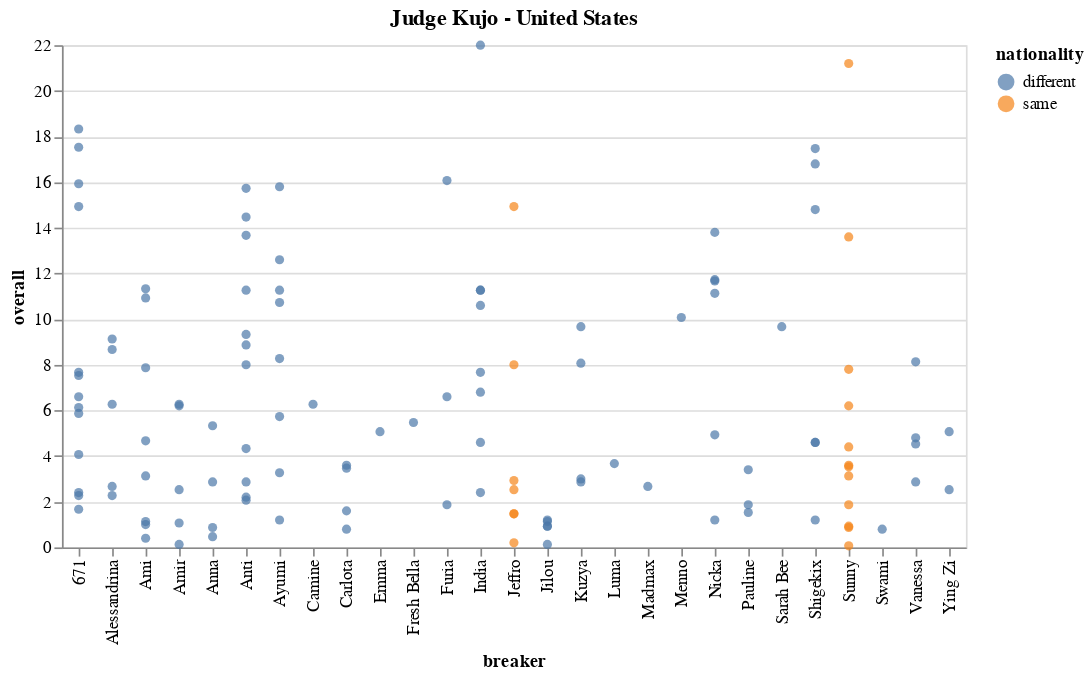

Notebook source saved alongside this figure:
### Markdown cell above
# Judges' Names


---

'Kujo', 'Lazylegz', 'Valentine', 'Spin', 'Octopus', 'Max', 'Aya',
       'Kim', 'Rush', 'Katsu One'

### Code cell
enter_judge_to_everything(new_df_cp)

### Figure 1 — Vega-Lite specification as saved in the notebook (floating-point values rounded to 4 significant figures)
{"config": {"view": {"continuousWidth": 400, "continuousHeight": 300}}, "data": {"name": "data-18a8d95114f15c54aa48e12cf6929502"}, "mark": "circle", "encoding": {"color": {"field": "nationality", "type": "nominal"}, "x": {"field": "breaker", "type": "nominal"}, "y": {"field": "overall", "type": "quantitative"}}, "title": {"text": "Judge Kujo - United States", "anchor": "middle"}, "$schema": "https://vega.github.io/schema/vega-lite/v4.17.0.json", "datasets": {"data-18a8d95114f15c54aa48e12cf6929502": [{"Event": "WDSF BfG World Series - Kitakyushu 2023 - Japan", "Category": "B-Girls Top 8 Knockout", "breaker": "671", "judge": "Kujo", "overall": 14.93, "nationality": "different"}, {"Event": "WDSF BfG World Series - Kitakyushu 2023 - Japan", "Category": "B-Girls Top 8 Knockout", "breaker": "671", "judge": "Kujo", "overall": 18.33, "nationality": "different"}, {"Event": "WDSF BfG World Series - Kitakyushu 2023 - Japan", "Category": "B-Girls Top 8 Knockout", "breaker": "671", "judge": "Kujo", "overall": 5.87, "nationality": "different"}, {"Event": "WDSF BfG World Series - Kitakyushu 2023 - Japan", "Category": "B-Girls Top 8 Knockout", "breaker": "Sunny", "judge": "Kujo", "overall": 4.4, "nationality": "same"}, {"Event": "WDSF BfG World Series - Kitakyushu 2023 - Japan", "Category": "B-Girls Top 8 Knockout", "breaker": "Anti", "judge": "Kujo", "overall": 4.33, "nationality": "different"}, {"Event": "WDSF BfG World Series - Kitakyushu 2023 - Japan", "Category": "B-Girls Top 8 Knockout", "breaker": "Anti", "judge": "Kujo", "overall": 2.2, "nationality": "different"}, {"Event": "WDSF BfG World Series - Kitakyushu 2023 - Japan", "Category": "B-Girls Top 8 Knockout", "breaker": "671", "judge": "Kujo", "overall": 4.07, "nationality": "different"}, {"Event": "WDSF BfG World Series - Kitakyushu 2023 - Japan", "Category": "B-Girls Top 8 Knockout", "breaker": "Anti", "judge": "Kujo", "overall": 14.47, "nationality": "different"}, {"Event": "WDSF BfG World Series - Kitakyushu 2023 - Japan", "Category": "B-Girls Top 8 Knockout", "breaker": "671", "judge": "Kujo", "overall": 2.27, "nationality": "different"}, {"Event": "WDSF BfG World Series - Kitakyushu 2023 - Japan", "Category": "B-Girls Top 8 Knockout", "breaker": "Sunny", "judge": "Kujo", "overall": 3.53, "nationality": "same"}, {"Event": "WDSF BfG World Series - Kitakyushu 2023 - Japan", "Category": "B-Girls Top 8 Knockout", "breaker": "Sunny", "judge": "Kujo", "overall": 0.93, "nationality": "same"}, {"Event": "WDSF BfG World Series - Kitakyushu 2023 - Japan", "Category": "B-Girls Top 8 Knockout", "breaker": "Ami", "judge": "Kujo", "overall": 3.13, "nationality": "different"}, {"Event": "WDSF BfG World Series - Kitakyushu 2023 - Japan", "Category": "B-Girls Top 8 Knockout", "breaker": "671", "judge": "Kujo", "overall": 2.4, "nationality": "different"}, {"Event": "WDSF BfG World Series - Kitakyushu 2023 - Japan", "Category": "B-Girls Top 8 Knockout", "breaker": "Ayumi", "judge": "Kujo", "overall": 5.73, "nationality": "different"}, {"Event": "WDSF BfG World Series - Kitakyushu 2023 - Japan", "Category": "B-Girls Top 8 Knockout", "breaker": "Anna", "judge": "Kujo", "overall": 2.87, "nationality": "different"}, {"Event": "WDSF BfG World Series - Kitakyushu 2023 - Japan", "Category": "B-Girls Top 8 Knockout", "breaker": "Anna", "judge": "Kujo", "overall": 0.47, "nationality": "different"}, {"Event": "WDSF BfG World Series - Kitakyushu 2023 - Japan", "Category": "B-Girls Top 8 Knockout", "breaker": "Anti", "judge": "Kujo", "overall": 2.87, "nationality": "different"}, {"Event": "WDSF BfG World Series - Kitakyushu 2023 - Japan", "Category": "B-Girls Top 8 Knockout", "breaker": "Sunny", "judge": "Kujo", "overall": 3.6, "nationality": "same"}, {"Event": "WDSF BfG World Series - Kitakyushu 2023 - Japan", "Category": "B-Girls Top 8 Knockout", "breaker": "Sunny", "judge": "Kujo", "overall": 7.8, "nationality": "same"}, {"Event": "WDSF BfG World Series - Kitakyushu 2023 - Japan", "Category": "B-Girls Top 8 Knockout", "breaker": "Sunny", "judge": "Kujo", "overall": 6.2, "nationality": "same"}, {"Event": "WDSF BfG World Series - Kitakyushu 2023 - Japan", "Category": "B-Girls Top 8 Knockout", "breaker": "Ami", "judge": "Kujo", "overall": 1.13, "nationality": "different"}, {"Event": "WDSF BfG World Series - Kitakyushu 2023 - Japan", "Category": "B-Girls Top 8 Knockout", "breaker": "Ami", "judge": "Kujo", "overall": 7.87, "nationality": "different"}, {"Event": "WDSF BfG World Series - Kitakyushu 2023 - Japan", "Category": "B-Girls Top 16 Round Robin Group D", "breaker": "Nicka", "judge": "Kujo", "overall": 11.73, "nationality": "different"}, {"Event": "WDSF BfG World Series - Kitakyushu 2023 - Japan", "Category": "B-Girls Top 16 Round Robin Group D", "breaker": "Nicka", "judge": "Kujo", "overall": 11.67, "nationality": "different"}, {"Event": "WDSF BfG World Series - Kitakyushu 2023 - Japan", "Category": "B-Girls Top 16 Round Robin Group D", "breaker": "671", "judge": "Kujo", "overall": 17.53, "nationality": "different"}, {"Event": "WDSF BfG World Series - Kitakyushu 2023 - Japan", "Category": "B-Girls Top 16 Round Robin Group D", "breaker": "671", "judge": "Kujo", "overall": 7.53, "nationality": "different"}, {"Event": "WDSF BfG World Series - Kitakyushu 2023 - Japan", "Category": "B-Girls Top 16 Round Robin Group D", "breaker": "Nicka", "judge": "Kujo", "overall": 4.93, "nationality": "different"}, {"Event": "WDSF BfG World Series - Kitakyushu 2023 - Japan", "Category": "B-Girls Top 16 Round Robin Group D", "breaker": "Nicka", "judge": "Kujo", "overall": 11.13, "nationality": "different"}, {"Event": "WDSF BfG World Series - Kitakyushu 2023 - Japan", "Category": "B-Girls Top 16 Round Robin Group D", "breaker": "Furia", "judge": "Kujo", "overall": 1.87, "nationality": "different"}, {"Event": "WDSF BfG World Series - Kitakyushu 2023 - Japan", "Category": "B-Girls Top 16 Round Robin Group D", "breaker": "671", "judge": "Kujo", "overall": 7.67, "nationality": "different"}, {"Event": "WDSF BfG World Series - Kitakyushu 2023 - Japan", "Category": "B-Girls Top 16 Round Robin Group D", "breaker": "Furia", "judge": "Kujo", "overall": 16.07, "nationality": "different"}, {"Event": "WDSF BfG World Series - Kitakyushu 2023 - Japan", "Category": "B-Girls Top 16 Round Robin Group D", "breaker": "Pauline", "judge": "Kujo", "overall": 1.53, "nationality": "different"}, {"Event": "WDSF BfG World Series - Kitakyushu 2023 - Japan", "Category": "B-Girls Top 16 Round Robin Group D", "breaker": "671", "judge": "Kujo", "overall": 6.13, "nationality": "different"}, {"Event": "WDSF BfG World Series - Kitakyushu 2023 - Japan", "Category": "B-Girls Top 16 Round Robin Group D", "breaker": "671", "judge": "Kujo", "overall": 15.93, "nationality": "different"}, {"Event": "WDSF BfG World Series - Kitakyushu 2023 - Japan", "Category": "B-Girls Top 16 Round Robin Group C", "breaker": "Carlota", "judge": "Kujo", "overall": 1.6, "nationality": "different"}, {"Event": "WDSF BfG World Series - Kitakyushu 2023 - Japan", "Category": "B-Girls Top 16 Round Robin Group C", "breaker": "Vanessa", "judge": "Kujo", "overall": 4.53, "nationality": "different"}, {"Event": "WDSF BfG World Series - Kitakyushu 2023 - Japan", "Category": "B-Girls Top 16 Round Robin Group C", "breaker": "India", "judge": "Kujo", "overall": 4.6, "nationality": "different"}, {"Event": "WDSF BfG World Series - Kitakyushu 2023 - Japan", "Category": "B-Girls Top 16 Round Robin Group C", "breaker": "India", "judge": "Kujo", "overall": 11.27, "nationality": "different"}, {"Event": "WDSF BfG World Series - Kitakyushu 2023 - Japan", "Category": "B-Girls Top 16 Round Robin Group C", "breaker": "Anna", "judge": "Kujo", "overall": 5.33, "nationality": "different"}, {"Event": "WDSF BfG World Series - Kitakyushu 2023 - Japan", "Category": "B-Girls Top 16 Round Robin Group C", "breaker": "Carlota", "judge": "Kujo", "overall": 3.6, "nationality": "different"}, {"Event": "WDSF BfG World Series - Kitakyushu 2023 - Japan", "Category": "B-Girls Top 16 Round Robin Group C", "breaker": "India", "judge": "Kujo", "overall": 11.27, "nationality": "different"}, {"Event": "WDSF BfG World Series - Kitakyushu 2023 - Japan", "Category": "B-Girls Top 16 Round Robin Group C", "breaker": "India", "judge": "Kujo", "overall": 2.4, "nationality": "different"}, {"Event": "WDSF BfG World Series - Kitakyushu 2023 - Japan", "Category": "B-Girls Top 16 Round Robin Group C", "breaker": "Vanessa", "judge": "Kujo", "overall": 4.8, "nationality": "different"}, {"Event": "WDSF BfG World Series - Kitakyushu 2023 - Japan", "Category": "B-Girls Top 16 Round Robin Group C", "breaker": "Vanessa", "judge": "Kujo", "overall": 2.87, "nationality": "different"}, {"Event": "WDSF BfG World Series - Kitakyushu 2023 - Japan", "Category": "B-Girls Top 16 Round Robin Group C", "breaker": "India", "judge": "Kujo", "overall": 7.67, "nationality": "different"}, {"Event": "WDSF BfG World Series - Kitakyushu 2023 - Japan", "Category": "B-Girls Top 16 Round Robin Group C", "breaker": "India", "judge": "Kujo", "overall": 10.6, "nationality": "different"}, {"Event": "WDSF BfG World Series - Kitakyushu 2023 - Japan", "Category": "B-Girls Top 16 Round Robin Group B", "breaker": "Alessandrina", "judge": "Kujo", "overall": 9.13, "nationality": "different"}, {"Event": "WDSF BfG World Series - Kitakyushu 2023 - Japan", "Category": "B-Girls Top 16 Round Robin Group B", "breaker": "Alessandrina", "judge": "Kujo", "overall": 2.67, "nationality": "different"}, {"Event": "WDSF BfG World Series - Kitakyushu 2023 - Japan", "Category": "B-Girls Top 16 Round Robin Group B", "breaker": "Sunny", "judge": "Kujo", "overall": 1.87, "nationality": "same"}, {"Event": "WDSF BfG World Series - Kitakyushu 2023 - Japan", "Category": "B-Girls Top 16 Round Robin Group B", "breaker": "Anti", "judge": "Kujo", "overall": 8.0, "nationality": "different"}, {"Event": "WDSF BfG World Series - Kitakyushu 2023 - Japan", "Category": "B-Girls Top 16 Round Robin Group B", "breaker": "Sunny", "judge": "Kujo", "overall": 0.87, "nationality": "same"}, {"Event": "WDSF BfG World Series - Kitakyushu 2023 - Japan", "Category": "B-Girls Top 16 Round Robin Group B", "breaker": "Alessandrina", "judge": "Kujo", "overall": 6.27, "nationality": "different"}, {"Event": "WDSF BfG World Series - Kitakyushu 2023 - Japan", "Category": "B-Girls Top 16 Round Robin Group B", "breaker": "Anti", "judge": "Kujo", "overall": 8.87, "nationality": "different"}, {"Event": "WDSF BfG World Series - Kitakyushu 2023 - Japan", "Category": "B-Girls Top 16 Round Robin Group B", "breaker": "Anti", "judge": "Kujo", "overall": 11.27, "nationality": "different"}, {"Event": "WDSF BfG World Series - Kitakyushu 2023 - Japan", "Category": "B-Girls Top 16 Round Robin Group B", "breaker": "Sunny", "judge": "Kujo", "overall": 13.6, "nationality": "same"}, {"Event": "WDSF BfG World Series - Kitakyushu 2023 - Japan", "Category": "B-Girls Top 16 Round Robin Group B", "breaker": "Sunny", "judge": "Kujo", "overall": 21.2, "nationality": "same"}, {"Event": "WDSF BfG World Series - Kitakyushu 2023 - Japan", "Category": "B-Girls Top 16 Round Robin Group B", "breaker": "Anti", "judge": "Kujo", "overall": 9.33, "nationality": "different"}, {"Event": "WDSF BfG World Series - Kitakyushu 2023 - Japan", "Category": "B-Girls Top 16 Round Robin Group B", "breaker": "Anti", "judge": "Kujo", "overall": 2.07, "nationality": "different"}, {"Event": "WDSF BfG World Series - Kitakyushu 2023 - Japan", "Category": "B-Girls Top 16 Round Robin Group A", "breaker": "Ayumi", "judge": "Kujo", "overall": 11.27, "nationality": "different"}, {"Event": "WDSF BfG World Series - Kitakyushu 2023 - Japan", "Category": "B-Girls Top 16 Round Robin Group A", "breaker": "Ayumi", "judge": "Kujo", "overall": 15.8, "nationality": "different"}, {"Event": "WDSF BfG World Series - Kitakyushu 2023 - Japan", "Category": "B-Girls Top 16 Round Robin Group A", "breaker": "Ami", "judge": "Kujo", "overall": 0.4, "nationality": "different"}, {"Event": "WDSF BfG World Series - Kitakyushu 2023 - Japan", "Category": "B-Girls Top 16 Round Robin Group A", "breaker": "Ami", "judge": "Kujo", "overall": 11.33, "nationality": "different"}, {"Event": "WDSF BfG World Series - Kitakyushu 2023 - Japan", "Category": "B-Girls Top 16 Round Robin Group A", "breaker": "Ayumi", "judge": "Kujo", "overall": 8.27, "nationality": "different"}, {"Event": "WDSF BfG World Series - Kitakyushu 2023 - Japan", "Category": "B-Girls Top 16 Round Robin Group A", "breaker": "Ayumi", "judge": "Kujo", "overall": 3.27, "nationality": "different"}, {"Event": "WDSF BfG World Series - Kitakyushu 2023 - Japan", "Category": "B-Girls Top 16 Round Robin Group A", "breaker": "Jilou", "judge": "Kujo", "overall": 0.13, "nationality": "different"}, {"Event": "WDSF BfG World Series - Kitakyushu 2023 - Japan", "Category": "B-Girls Top 16 Round Robin Group A", "breaker": "Jilou", "judge": "Kujo", "overall": 0.93, "nationality": "different"}, {"Event": "WDSF BfG World Series - Kitakyushu 2023 - Japan", "Category": "B-Girls Top 16 Round Robin Group A", "breaker": "Jilou", "judge": "Kujo", "overall": 1.13, "nationality": "different"}, {"Event": "WDSF BfG World Series - Kitakyushu 2023 - Japan", "Category": "B-Girls Top 16 Round Robin Group A", "breaker": "Ying Zi", "judge": "Kujo", "overall": 5.07, "nationality": "different"}, {"Event": "WDSF BfG World Series - Kitakyushu 2023 - Japan", "Category": "B-Girls Top 16 Round Robin Group A", "breaker": "Ayumi", "judge": "Kujo", "overall": 1.2, "nationality": "different"}, {"Event": "WDSF BfG World Series - Kitakyushu 2023 - Japan", "Category": "B-Girls Top 16 Round Robin Group A", "breaker": "Ami", "judge": "Kujo", "overall": 1.0, "nationality": "different"}, {"Event": "WDSF BfG World Series - Kitakyushu 2023 - Japan", "Category": "B-Girls Top 32 PreQualifier", "breaker": "Furia", "judge": "Kujo", "overall": 6.6, "nationality": "different"}, {"Event": "WDSF BfG World Series - Kitakyushu 2023 - Japan", "Category": "B-Girls Top 32 PreQualifier", "breaker": "Luma", "judge": "Kujo", "overall": 3.67, "nationality": "different"}, {"Event": "WDSF BfG World Series - Kitakyushu 2023 - Japan", "Category": "B-Girls Top 32 PreQualifier", "breaker": "Pauline", "judge": "Kujo", "overall": 1.87, "nationality": "different"}, {"Event": "WDSF BfG World Series - Kitakyushu 2023 - Japan", "Category": "B-Girls Top 32 PreQualifier", "breaker": "Pauline", "judge": "Kujo", "overall": 3.4, "nationality": "different"}, {"Event": "WDSF BfG World Series - Kitakyushu 2023 - Japan", "Category": "B-Girls Top 32 PreQualifier", "breaker": "Swami", "judge": "Kujo", "overall": 0.8, "nationality": "different"}, {"Event": "WDSF BfG World Series - Kitakyushu 2023 - Japan", "Category": "B-Girls Top 32 PreQualifier", "breaker": "Madmax", "judge": "Kujo", "overall": 2.67, "nationality": "different"}, {"Event": "WDSF BfG World Series - Kitakyushu 2023 - Japan", "Category": "B-Girls Top 32 PreQualifier", "breaker": "Sunny", "judge": "Kujo", "overall": 0.07, "nationality": "same"}, {"Event": "WDSF BfG World Series - Kitakyushu 2023 - Japan", "Category": "B-Girls Top 32 PreQualifier", "breaker": "Sunny", "judge": "Kujo", "overall": 3.13, "nationality": "same"}, {"Event": "WDSF BfG World Series - Kitakyushu 2023 - Japan", "Category": "B-Girls Top 32 PreQualifier", "breaker": "Sarah Bee", "judge": "Kujo", "overall": 9.67, "nationality": "different"}, {"Event": "WDSF BfG World Series - Kitakyushu 2023 - Japan", "Category": "B-Girls Top 32 PreQualifier", "breaker": "Anna", "judge": "Kujo", "overall": 0.87, "nationality": "different"}, {"Event": "WDSF BfG World Series - Kitakyushu 2023 - Japan", "Category": "B-Girls Top 32 PreQualifier", "breaker": "Ying Zi", "judge": "Kujo", "overall": 2.53, "nationality": "different"}, {"Event": "WDSF BfG World Series - Kitakyushu 2023 - Japan", "Category": "B-Girls Top 32 PreQualifier", "breaker": "Camine", "judge": "Kujo", "overall": 6.27, "nationality": "different"}, {"Event": "WDSF BfG World Series - Kitakyushu 2023 - Japan", "Category": "B-Girls Top 32 PreQualifier", "breaker": "Jilou", "judge": "Kujo", "overall": 0.93, "nationality": "different"}, {"Event": "WDSF BfG World Series - Kitakyushu 2023 - Japan", "Category": "B-Girls Top 32 PreQualifier", "breaker": "Jilou", "judge": "Kujo", "overall": 1.2, "nationality": "different"}, {"Event": "WDSF BfG World Series - Kitakyushu 2023 - Japan", "Category": "B-Girls Top 32 PreQualifier", "breaker": "Alessandrina", "judge": "Kujo", "overall": 8.67, "nationality": "different"}, {"Event": "WDSF BfG World Series - Kitakyushu 2023 - Japan", "Category": "B-Girls Top 32 PreQualifier", "breaker": "Alessandrina", "judge": "Kujo", "overall": 2.27, "nationality": "different"}, {"Event": "WDSF BfG World Series - Kitakyushu 2023 - Japan", "Category": "B-Girls Top 32 PreQualifier", "breaker": "671", "judge": "Kujo", "overall": 1.67, "nationality": "different"}, {"Event": "WDSF BfG World Series - Kitakyushu 2023 - Japan", "Category": "B-Girls Top 32 PreQualifier", "breaker": "671", "judge": "Kujo", "overall": 6.6, "nationality": "different"}, {"Event": "WDSF BfG World Series - Kitakyushu 2023 - Japan", "Category": "B-Girls Top 32 PreQualifier", "breaker": "Ayumi", "judge": "Kujo", "overall": 10.73, "nationality": "different"}, {"Event": "WDSF BfG World Series - Kitakyushu 2023 - Japan", "Category": "B-Girls Top 32 PreQualifier", "breaker": "Ayumi", "judge": "Kujo", "overall": 12.6, "nationality": "different"}, {"Event": "WDSF BfG World Series - Kitakyushu 2023 - Japan", "Category": "B-Girls Top 32 PreQualifier", "breaker": "Vanessa", "judge": "Kujo", "overall": 8.13, "nationality": "different"}, {"Event": "WDSF BfG World Series - Kitakyushu 2023 - Japan", "Category": "B-Girls Top 32 PreQualifier", "breaker": "Fresh Bella", "judge": "Kujo", "overall": 5.47, "nationality": "different"}, {"Event": "WDSF BfG World Series - Kitakyushu 2023 - Japan", "Category": "B-Girls Top 32 PreQualifier", "breaker": "Carlota", "judge": "Kujo", "overall": 0.8, "nationality": "different"}, {"Event": "WDSF BfG World Series - Kitakyushu 2023 - Japan", "Category": "B-Girls Top 32 PreQualifier", "breaker": "Emma", "judge": "Kujo", "overall": 5.07, "nationality": "different"}, {"Event": "WDSF BfG World Series - Kitakyushu 2023 - Japan", "Category": "B-Girls Top 32 PreQualifier", "breaker": "Carlota", "judge": "Kujo", "overall": 3.47, "nationality": "different"}, {"Event": "WDSF BfG World Series - Kitakyushu 2023 - Japan", "Category": "B-Girls Top 32 PreQualifier", "breaker": "Nicka", "judge": "Kujo", "overall": 13.8, "nationality": "different"}, {"Event": "WDSF BfG World Series - Kitakyushu 2023 - Japan", "Category": "B-Girls Top 32 PreQualifier", "breaker": "Nicka", "judge": "Kujo", "overall": 1.2, "nationality": "different"}, {"Event": "WDSF BfG World Series - Kitakyushu 2023 - Japan", "Category": "B-Girls Top 32 PreQualifier", "breaker": "India", "judge": "Kujo", "overall": 6.8, "nationality": "different"}, {"Event": "WDSF BfG World Series - Kitakyushu 2023 - Japan", "Category": "B-Girls Top 32 PreQualifier", "breaker": "India", "judge": "Kujo", "overall": 22.0, "nationality": "different"}, {"Event": "WDSF BfG World Series - Kitakyushu 2023 - Japan", "Category": "B-Girls Top 32 PreQualifier", "breaker": "Anti", "judge": "Kujo", "overall": 13.67, "nationality": "different"}, {"Event": "WDSF BfG World Series - Kitakyushu 2023 - Japan", "Category": "B-Girls Top 32 PreQualifier", "breaker": "Anti", "judge": "Kujo", "overall": 15.73, "nationality": "different"}, {"Event": "WDSF BfG World Series - Kitakyushu 2023 - Japan", "Category": "B-Girls Top 32 PreQualifier", "breaker": "Ami", "judge": "Kujo", "overall": 4.67, "nationality": "different"}, {"Event": "WDSF BfG World Series - Kitakyushu 2023 - Japan", "Category": "B-Girls Top 32 PreQualifier", "breaker": "Ami", "judge": "Kujo", "overall": 10.93, "nationality": "different"}, {"Event": "WDSF BfG World Series - Kitakyushu 2023 - Japan", "Category": "B-Boys Top 8 KnockOut", "breaker": "Jeffro", "judge": "Kujo", "overall": 2.93, "nationality": "same"}, {"Event": "WDSF BfG World Series - Kitakyushu 2023 - Japan", "Category": "B-Boys Top 8 KnockOut", "breaker": "Amir", "judge": "Kujo", "overall": 6.27, "nationality": "different"}, {"Event": "WDSF BfG World Series - Kitakyushu 2023 - Japan", "Category": "B-Boys Top 8 KnockOut", "breaker": "Jeffro", "judge": "Kujo", "overall": 0.2, "nationality": "same"}, {"Event": "WDSF BfG World Series - Kitakyushu 2023 - Japan", "Category": "B-Boys Top 8 KnockOut", "breaker": "Shigekix", "judge": "Kujo", "overall": 16.8, "nationality": "different"}, {"Event": "WDSF BfG World Series - Kitakyushu 2023 - Japan", "Category": "B-Boys Top 8 KnockOut", "breaker": "Shigekix", "judge": "Kujo", "overall": 17.47, "nationality": "different"}, {"Event": "WDSF BfG World Series - Kitakyushu 2023 - Japan", "Category": "B-Boys Top 8 KnockOut", "breaker": "Shigekix", "judge": "Kujo", "overall": 4.6, "nationality": "different"}, {"Event": "WDSF BfG World Series - Kitakyushu 2023 - Japan", "Category": "B-Boys Top 8 KnockOut", "breaker": "Jeffro", "judge": "Kujo", "overall": 2.53, "nationality": "same"}, {"Event": "WDSF BfG World Series - Kitakyushu 2023 - Japan", "Category": "B-Boys Top 8 KnockOut", "breaker": "Kuzya", "judge": "Kujo", "overall": 9.67, "nationality": "different"}, {"Event": "WDSF BfG World Series - Kitakyushu 2023 - Japan", "Category": "B-Boys Top 8 KnockOut", "breaker": "Jeffro", "judge": "Kujo", "overall": 1.47, "nationality": "same"}, {"Event": "WDSF BfG World Series - Kitakyushu 2023 - Japan", "Category": "B-Boys Top 8 KnockOut", "breaker": "Amir", "judge": "Kujo", "overall": 0.13, "nationality": "different"}, {"Event": "WDSF BfG World Series - Kitakyushu 2023 - Japan", "Category": "B-Boys Top 8 KnockOut", "breaker": "Shigekix", "judge": "Kujo", "overall": 1.2, "nationality": "different"}, {"Event": "WDSF BfG World Series - Kitakyushu 2023 - Japan", "Category": "B-Boys Top 8 KnockOut", "breaker": "Amir", "judge": "Kujo", "overall": 6.2, "nationality": "different"}, {"Event": "WDSF BfG World Series - Kitakyushu 2023 - Japan", "Category": "B-Boys Top 8 KnockOut", "breaker": "Jeffro", "judge": "Kujo", "overall": 14.93, "nationality": "same"}, {"Event": "WDSF BfG World Series - Kitakyushu 2023 - Japan", "Category": "B-Boys Top 8 KnockOut", "breaker": "Jeffro", "judge": "Kujo", "overall": 1.47, "nationality": "same"}, {"Event": "WDSF BfG World Series - Kitakyushu 2023 - Japan", "Category": "B-Boys Top 8 KnockOut", "breaker": "Jeffro", "judge": "Kujo", "overall": 8.0, "nationality": "same"}, {"Event": "WDSF BfG World Series - Kitakyushu 2023 - Japan", "Category": "B-Boys Top 8 KnockOut", "breaker": "Kuzya", "judge": "Kujo", "overall": 2.87, "nationality": "different"}, {"Event": "WDSF BfG World Series - Kitakyushu 2023 - Japan", "Category": "B-Boys Top 8 KnockOut", "breaker": "Kuzya", "judge": "Kujo", "overall": 3.0, "nationality": "different"}, {"Event": "WDSF BfG World Series - Kitakyushu 2023 - Japan", "Category": "B-Boys Top 8 KnockOut", "breaker": "Kuzya", "judge": "Kujo", "overall": 8.07, "nationality": "different"}, {"Event": "WDSF BfG World Series - Kitakyushu 2023 - Japan", "Category": "B-Boys Top 8 KnockOut", "breaker": "Shigekix", "judge": "Kujo", "overall": 4.6, "nationality": "different"}, {"Event": "WDSF BfG World Series - Kitakyushu 2023 - Japan", "Category": "B-Boys Top 8 KnockOut", "breaker": "Shigekix", "judge": "Kujo", "overall": 14.8, "nationality": "different"}, {"Event": "WDSF BfG World Series - Kitakyushu 2023 - Japan", "Category": "B-Boys Top 8 KnockOut", "breaker": "Menno", "judge": "Kujo", "overall": 10.07, "nationality": "different"}, {"Event": "WDSF BfG World Series - Kitakyushu 2023 - Japan", "Category": "B-Boys Top 8 KnockOut", "breaker": "Amir", "judge": "Kujo", "overall": 1.07, "nationality": "different"}, {"Event": "WDSF BfG World Series - Kitakyushu 2023 - Japan", "Category": "B-Boys Top 8 KnockOut", "breaker": "Amir", "judge": "Kujo", "overall": 2.53, "nationality": "different"}]}}
